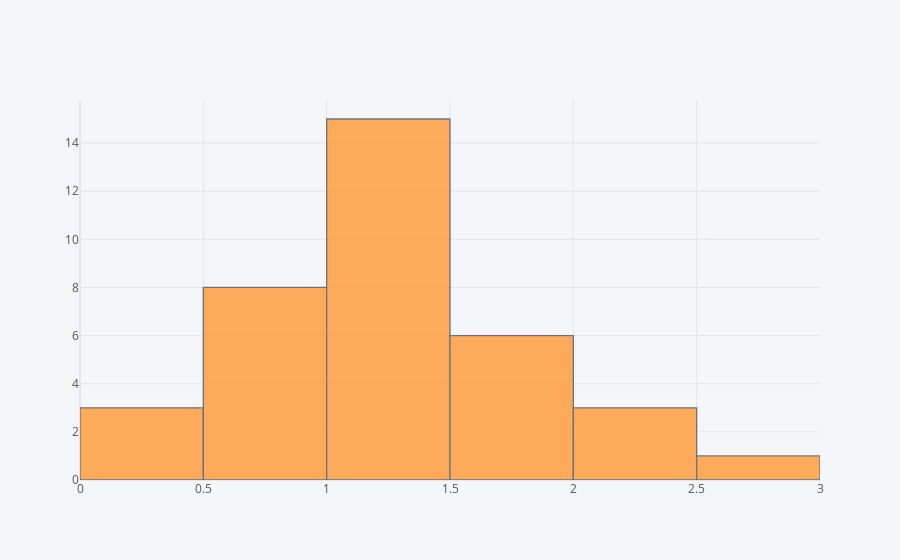

This figure's notebook cell:
### Code cell
df['Death Ratio (%)'].iplot(kind='hist')

### Figure 1 — Plotly figure (JSON) as saved in the notebook; plotly's stock layout.template omitted (floating-point values rounded to 4 significant figures)
{"data": [{"histfunc": "count", "histnorm": "", "marker": {"color": "rgba(255, 153, 51, 1.0)", "line": {"color": "#4D5663", "width": 1.3}}, "name": "Death Ratio (%)", "opacity": 0.8, "orientation": "v", "type": "histogram", "x": [1.7, 0.69, 0.5, 0.96, 1.33, 1.25, 1.35, 0.04, 1.74, 1.84, 1.22, 1.26, 1.68, 1.35, 1.48, 1.27, 0.51, 1.01, 0.49, 1.33, 2.12, 1.56, 1.72, 0.34, 2.08, 0.8, 1.46, 2.74, 0.94, 1.24, 1.34, 0.59, 0.96, 1.34, 2.15, 1.19]}], "layout": {"barmode": "overlay", "legend": {"bgcolor": "#F5F6F9", "font": {"color": "#4D5663"}}, "paper_bgcolor": "#F5F6F9", "plot_bgcolor": "#F5F6F9", "title": {"font": {"color": "#4D5663"}}, "xaxis": {"gridcolor": "#E1E5ED", "showgrid": true, "tickfont": {"color": "#4D5663"}, "title": {"font": {"color": "#4D5663"}, "text": ""}, "zerolinecolor": "#E1E5ED"}, "yaxis": {"gridcolor": "#E1E5ED", "showgrid": true, "tickfont": {"color": "#4D5663"}, "title": {"font": {"color": "#4D5663"}, "text": ""}, "zerolinecolor": "#E1E5ED"}}}
